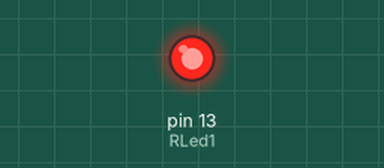
This sketch was run on a simulated Arduino Uno, built with avr-gcc and run on an emulated ATmega328P. Shown: output pins drawn as LEDs (lit = HIGH).

Above: at 1.5 s.
At 4.5 s:
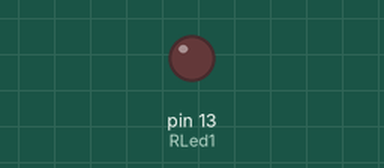
Timing chart, 0 to 7.8 s (numbered marks = the images above):
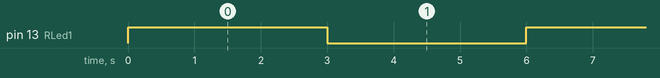

Measured:
- by itself, pin 13 (RLed1): alternates HIGH for 3.0 s and LOW for 3.0 s

The sketch:

Sequential_Led_blink.ino
```cpp
int RLed1 = 13;
int RLed2 = 12;
int GLed1 = 11;
int GLed2 = 10;
int YLed1 = 9;
int YLed2 = 8;

void setup() {
  pinMode(RLed1, OUTPUT);

}

void loop() {

  digitalWrite(RLed1, HIGH);
  delay(500);

  digitalWrite(RLed2, HIGH);
  delay(500);

  digitalWrite(GLed1, HIGH);
  delay(500);

  digitalWrite(GLed2, HIGH);
  delay(500);

  digitalWrite(YLed1, HIGH);
  delay(500);

  digitalWrite(YLed2, HIGH);
  delay(500);

  digitalWrite(RLed1, LOW);
  delay(500);

  digitalWrite(RLed2, LOW);
  delay(500);

  digitalWrite(GLed1, LOW);
  delay(500);

  digitalWrite(GLed2, LOW);
  delay(500);

  digitalWrite(YLed1, LOW);
  delay(500);

  digitalWrite(YLed2, LOW);
  delay(500);
}
```
